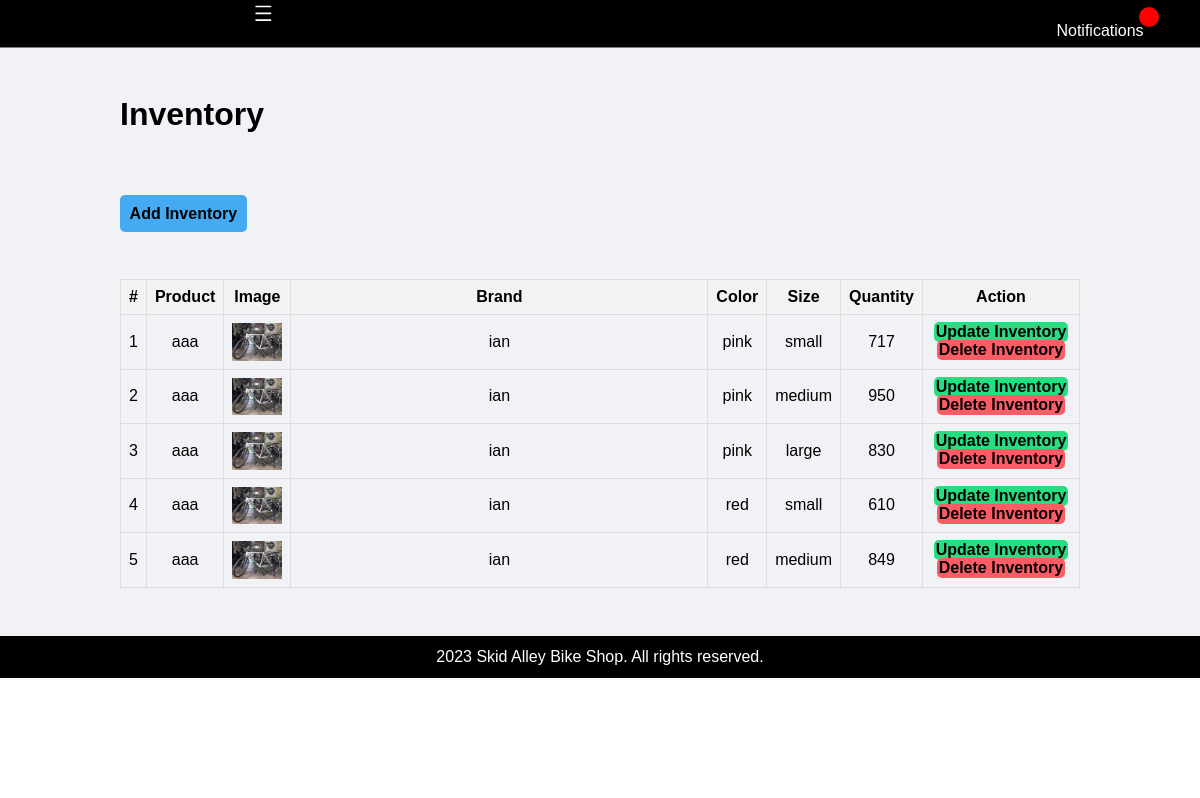
The app's page /admin/inventory.php (signed in), older data.
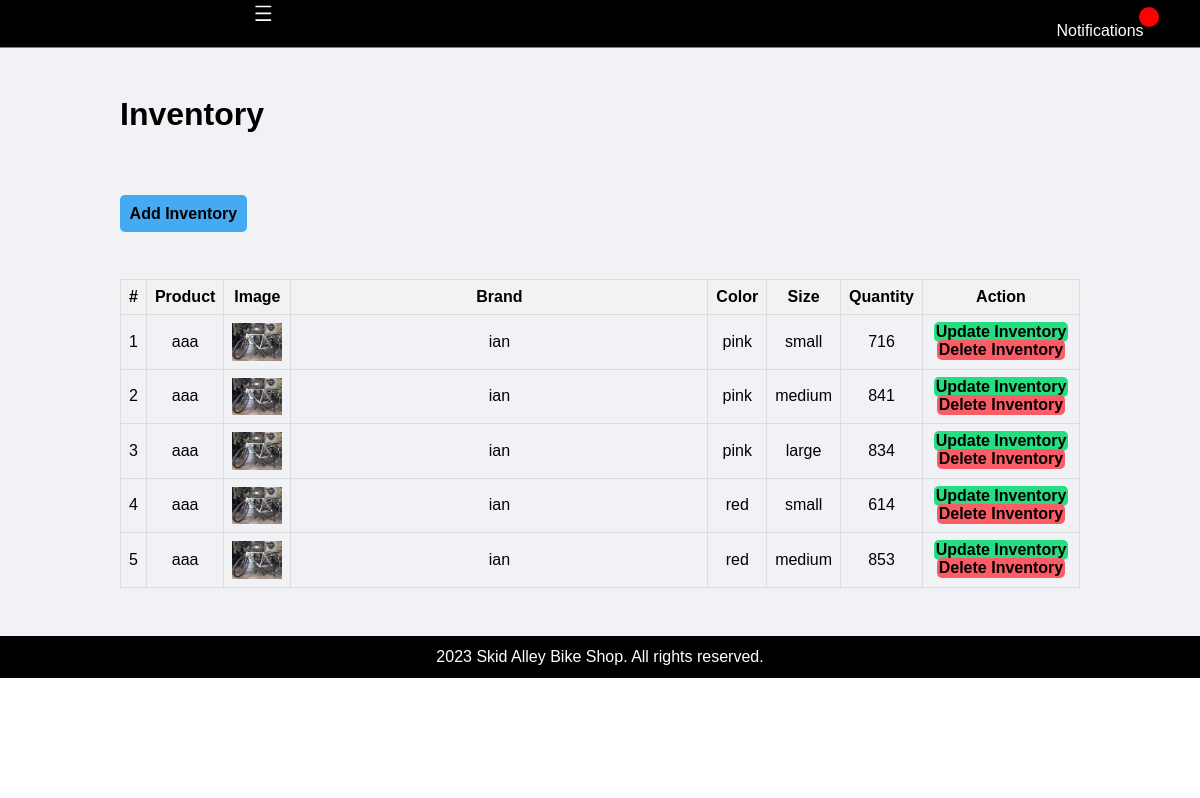
The same page, newer data.
### tables this page shows
CREATE TABLE `stock_list` (
  `id` int(10) NOT NULL,
  `product_id` int(10) NOT NULL,
  `product_colors_sizes_id` int(10) NOT NULL,
  `quantity` float NOT NULL
);

CREATE TABLE `product_list` (
  `id` int(10) NOT NULL,
  `brand_id` int(11) NOT NULL,
  `category_id` int(11) NOT NULL,
  `name` varchar(250) NOT NULL,
  `models` varchar(250) NOT NULL,
  `description` varchar(250) NOT NULL,
  `price` float NOT NULL,
  `status` tinyint(1) NOT NULL DEFAULT 1,
  `image_path` text NOT NULL,
  `delete_flag` tinyint(1) NOT NULL
);

CREATE TABLE `brand_list` (
  `id` int(10) UNSIGNED NOT NULL,
  `name` varchar(50) NOT NULL,
  `image_path` text NOT NULL,
  `delete_flag` tinyint(1) NOT NULL,
  `status` tinyint(1) NOT NULL
);

CREATE TABLE `product_colors_sizes` (
  `id` int(11) NOT NULL,
  `product_id` int(11) DEFAULT NULL,
  `color` varchar(255) DEFAULT NULL,
  `size` varchar(255) DEFAULT NULL
);

### admin/inventory.php (the view, shortened to what this page needs)
<?php include('partials/menu.php'); ?>
<div class="main-content">
    <div class="wrapper">
        <h1>Inventory</h1>
        <br/><br/>
        <br/><br/>
        <a href="<?php echo SITEURL; ?>admin/add-inventory.php" class="btn-primary">Add Inventory</a>
        <br/><br/><br/>
        <table class="tbl-full">
    <tr>
        <th>#</th>
        <th>Product</th>
        <th>Image</th>
        <th>Brand</th>
        <th>Color</th>
        <th>Size</th>
        <th>Quantity</th>
        <th>Action</th>
    </tr>
    <?php
  $sql = "SELECT sl.id, sl.quantity, sl.product_id, pcs.color AS product_color, pcs.size AS product_size
  FROM stock_list sl
  INNER JOIN product_colors_sizes pcs ON sl.product_colors_sizes_id = pcs.id
  ORDER BY pcs.color ASC";
    $res = mysqli_query($conn, $sql);
    $count = mysqli_num_rows($res);
    $sn = 1;
    if ($count > 0) {
        while ($row = mysqli_fetch_assoc($res)) {
            $id = $row['id'];
            $quantity = $row['quantity'];
            $product_id = $row['product_id'];
            $product_color = $row['product_color'];
            $product_size = $row['product_size'];
            $product_sql = "SELECT p.name AS product_name, p.image_path AS product_image, b.name AS brand_name
                            FROM product_list p
                            INNER JOIN brand_list b ON p.brand_id = b.id
                            WHERE p.id = $product_id";
            $product_result = mysqli_query($conn, $product_sql);
            if ($product_result && mysqli_num_rows($product_result) > 0) {
                $product_row = mysqli_fetch_assoc($product_result);
                $product_name = $product_row['product_name'];
                $brand_name = $product_row['brand_name'];
                $product_image = $product_row['product_image'];
            } else {
                $product_name = "<div class='error'>Product Not Found</div>";
                $brand_name = "<div class='error'>Brand Not Found</div>";
                $product_image = "";
            }
            ?>
            <tr>
                <td><?php echo $sn++; ?></td>
                <td><?php echo $product_name;?></td>
                <td>
                <?php
                    if (!empty($product_image)) {
                        echo "<img src='" . SITEURL . "images/bike/" . $product_image . "' width='50px' alt='Product Image'> ";
                    }
                    else{
                    }
                    ?>
                </td>
                <td><?php echo $brand_name ?></td>
                <td><?php echo $product_color ?></td>
                <td><?php echo $product_size ?></td>
                <td><?php echo $quantity ?></td>
                <td>
                    <a href="<?php echo SITEURL; ?>admin/update-inventory.php?id=<?php echo $id; ?>" class='btn-secondary'>Update Inventory</a>
                    <a href="<?php echo SITEURL; ?>admin/delete-inventory.php?id=<?php echo $id; ?>" class="btn-third">Delete Inventory</a>
                </td>
            </tr>
            <?php
        }
    } else {
        ?>
        <tr>
            <td colspan='4'><div class='error'>No Brand Added.</div></td>
        </tr>
        <?php
    }
    ?>
</table>
    </div>
</div>
<?php include('partials/footer.php') ?>

Row changes from the older to the newer data that the page shows:
changed stock_list (number 1 of 5 on the later page): quantity "717" → "716"
changed stock_list (number 2 of 5 on the later page): quantity "950" → "841"
changed stock_list "large": quantity "830" → "834"
changed stock_list (number 4 of 5 on the later page): quantity "610" → "614"
changed stock_list (number 5 of 5 on the later page): quantity "849" → "853"
